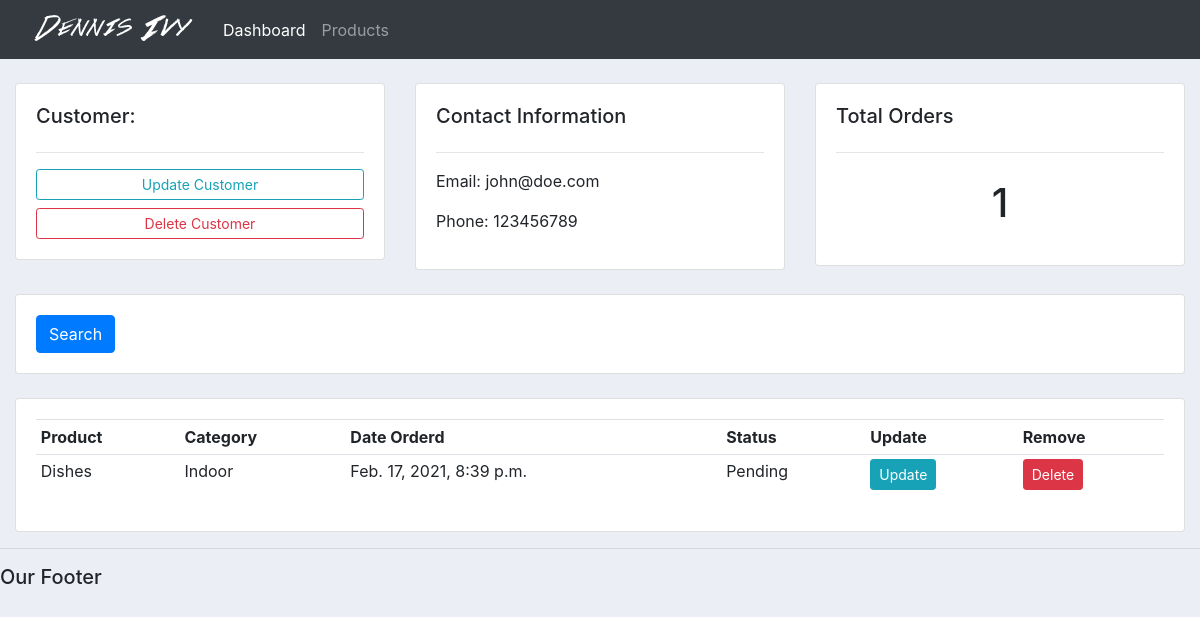
Screenshot of /customer/1 with the database file from the repository.
### accounts/models.py (models this page shows, shortened)
class Customer(models.Model):
    name = models.CharField(max_length=255, null=True)
    phone = models.CharField(max_length=255, null=True)
    email = models.CharField(max_length=255, null=True)
    date_created = models.DateTimeField(auto_now_add = True)

class Order(models.Model):
    STATUS = (
	   ('Pending', 'Pending'),
       ('Out for delivery', 'Out for delivery'),
       ('Delivered', 'Delivered'),
	)
    customer = models.ForeignKey(Customer, null=True, on_delete = models.SET_NULL)
    product = models.ForeignKey(Product, null=True, on_delete = models.SET_NULL)
    status = models.CharField(max_length=255, null=True, choices=STATUS)
    date_created = models.DateTimeField(auto_now_add = True)

class Product(models.Model):
    CATEGORY = (
        ('Indoor', 'Indoor'),
        ('Out Door', 'Out Door'),
	)
    name = models.CharField(max_length=255, null=True)
    price = models.FloatField(null=True)
    category = models.CharField(max_length=255, null=True, choices=CATEGORY)
    description = models.CharField(max_length=255, null=True)
    date_created = models.DateTimeField(auto_now_add = True)
    tags = models.ManyToManyField(Tag)
    def __str__(self):
        return self.name

### accounts/views.py (the view)
# urls.py: path('customer/<str:pk>', views.customer, name='accounts-customer'),
def customer(request, pk):
    customer = Customer.objects.get(id=pk)
    orders = customer.order_set.all()
    order_count = orders.count()
    context = {
        'customer': customer,
        'orders': orders,
        'order_count': order_count,
    }
    return render(request, 'accounts/customer.html', context)

### accounts/templates/accounts/customer.html
{%  extends 'accounts/main.html' %}
{% block content %}
  <br>
  <div class="row">
  	<div class="col-md">
  		<div class="card card-body">
  			<h5>Customer:</h5>
  			<hr>
  			<a class="btn btn-outline-info  btn-sm btn-block" href="">Update Customer</a>
  			<a class="btn btn-outline-danger  btn-sm btn-block" href="">Delete Customer</a>
  		</div>
  	</div>
  	<div class="col-md">
  		<div class="card card-body">
  			<h5>Contact Information</h5>
  			<hr>
  			<p>Email: {{ customer.email }} </p>
  			<p>Phone: {{ customer.phone }} </p>
  		</div>
  	</div>
  	<div class="col-md">
  		<div class="card card-body">
  			<h5>Total Orders</h5>
  			<hr>
  			<h1 style="text-align: center;padding: 10px">{{ order_count }}</h1>
  		</div>
  	</div>
  </div>
  <br>
  <div class="row">
  	<div class="col">
  		<div class="card card-body">
  			<form method="get">
  		    <button class="btn btn-primary" type="submit">Search</button>
  		  </form>
  		</div>
  	</div>
  </div>
  <br>
  <div class="row">
  	<div class="col-md">
  		<div class="card card-body">
  			<table class="table table-sm">
  				<tr>
  					<th>Product</th>
  					<th>Category</th>
  					<th>Date Orderd</th>
  					<th>Status</th>
  					<th>Update</th>
  					<th>Remove</th>
  				</tr>
          {% for order in orders %}
          <tr>
            <td>{{ order.product }}</td>
            <td>{{ order.product.category }}</td>
            <td>{{ order.product.date_created }}</td>
            <td>{{ order.status }}</td>
            <td><a href="#" class="btn btn-sm btn-info">Update</a></td>
            <td><a href="#" class="btn btn-sm btn-danger">Delete</a></td>
          </tr>
          {% endfor %}
  			</table>
  		</div>
  	</div>
  </div>
{% endblock %}

### static/css/main.css (style rules this page uses)
body { background-color: #ebeff5; }

### rows the page displays
Customer: email "john@doe.com", phone "123456789"
Order: product "Dishes", product.category "Indoor", product.date_created "Feb. 17, 2021, 8:39 p.m.", status "Pending"

### other values shown
{{ order_count }} "1"
